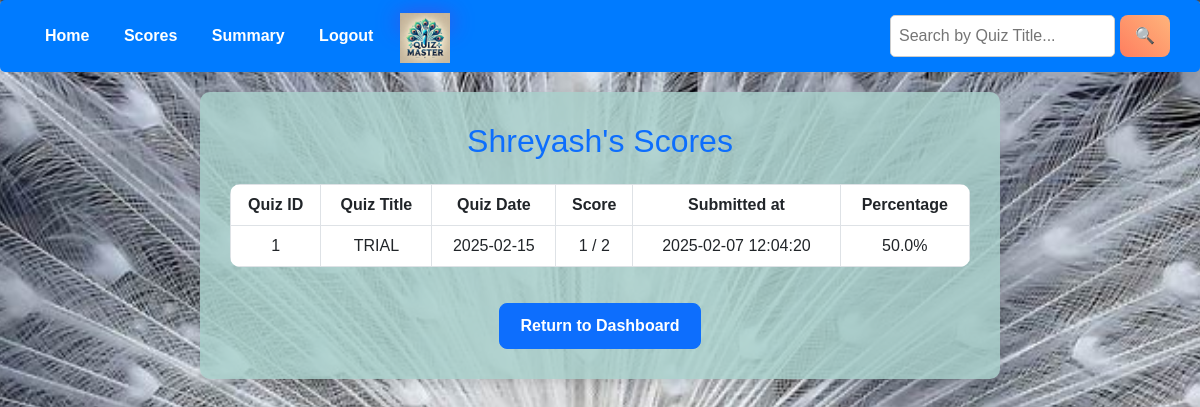
The app's page /scores (signed in), older data.
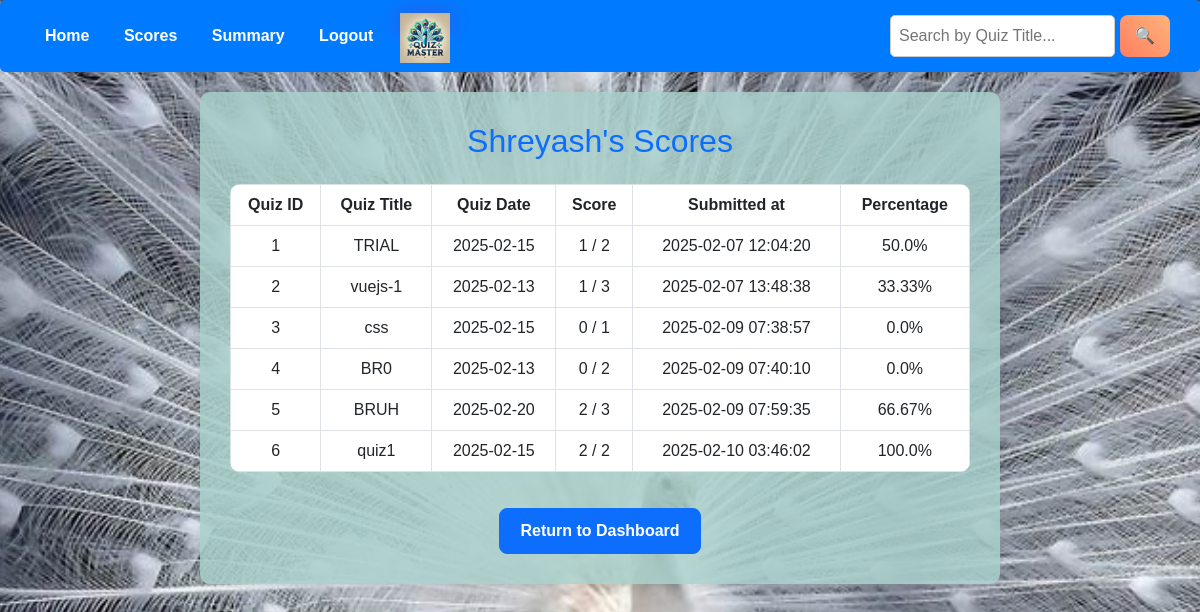
The same page, newer data.
### model/model.py (models this page shows)
class Score(db.Model):
    __tablename__ = "scores"
    id = db.Column(db.Integer, primary_key=True)
    user_id = db.Column(db.Integer, db.ForeignKey("users.id"), nullable=False)
    quiz_id = db.Column(db.Integer, db.ForeignKey("quizzes.id"), nullable=False)
    score = db.Column(db.Integer, nullable=False)
    max_score = db.Column(db.Integer, nullable=False)
    percent = db.Column(db.Float, nullable=False)
    submitted_at = db.Column(db.DateTime, default=datetime)  # New timestamp field
    user = db.relationship("User", back_populates="scores")
    quiz = db.relationship("Quiz")

class Quiz(db.Model):
    __tablename__ = "quizzes"
    id = db.Column(db.Integer, primary_key=True)
    title = db.Column(db.String(100), nullable=False)
    chapter_id = db.Column(db.Integer, db.ForeignKey("chapters.id"), nullable=False)
    date = db.Column(db.Date, nullable=False)
    time = db.Column(db.Time, nullable=False)
    duration = db.Column(db.Integer, nullable=False)
    rules = db.Column(db.String(500), nullable=True)
    chapter = db.relationship("Chapter", back_populates="quizzes")
    questions = db.relationship("Question", back_populates="quiz", cascade="all, delete-orphan")
    scores = db.relationship("Score", back_populates="quiz", cascade="all, delete-orphan")
    user_responses = db.relationship("UserResponse", cascade="all, delete-orphan")

### controllers/controllers.py (the view)
@controllers.route("/scores")
def scores():
    user_id = session.get("user_id")
    user = User.query.get(session['user_id']) #as the user_id changes only when logged out
    search_query = request.args.get("search_quiz", "").strip()  # Get the search term
    print(search_query)
    q = (
        db.session.query(Quiz.id.label("quiz_id"), Quiz.title.label("quiz_title"),Quiz.date.label("quiz_date"), Score.score, Score.max_score, Score.percent, Score.submitted_at)
        .join(Score, Score.quiz_id == Quiz.id)
        .filter(Score.user_id == user_id)
    ) #Limitation : If the quiz is deleted by admin the user can't view their scores
    if search_query:
        q = q.filter(Quiz.title.ilike(f"%{search_query}%"))  # Case-insensitive search
    user_scores = q
    print (user_scores)
    return render_template("scores.html", user_scores=user_scores, user = user , search_query=search_query)

### templates/scores.html (shortened to what this page needs)
<!DOCTYPE html>
<html lang="en">
<head>
    <link href="https://cdn.jsdelivr.net/npm/bootstrap@5.3.0/dist/css/bootstrap.min.css" rel="stylesheet">
</head>
<body>
    <div class="nav-bar">
        <div>
            <a href="{{ url_for('controllers.user_dashboard') }}">Home</a>
            <a href="{{ url_for('controllers.scores') }}">Scores</a>
            <a href="{{ url_for('controllers.user_summary') }}">Summary</a>
            <a href="{{ url_for('controllers.logout_user') }}">Logout</a>
        </div>
        <header class="logo">
            <img src="{{ url_for('static', filename='images/logo.png') }}" alt="Quiz Master Logo" width="50">
        </header>
        <div class="search-container">
            <form method="GET" action="{{ url_for('controllers.scores') }}" style="display: flex; gap: 5px;">
                <input type="text" name="search_quiz" value="{{ search_query }}" placeholder="Search by Quiz Title...">
                <button type="submit">🔍</button>
            </form>
        </div>
    </div>
    <div class="score-container">
        <h2 class="mb-4 text-primary">{{ user.username }}'s Scores</h2>
        <table class="table table-hover table-bordered">
            <thead>
                <tr>
                    <th>Quiz ID</th>
                    <th>Quiz Title</th>
                    <th>Quiz Date</th>
                    <th>Score</th>
                    <th>Submitted at</th>
                    <th>Percentage</th>
                </tr>
            </thead>
            <tbody>
                {% for score in user_scores %}
                <tr>
                    <td>{{ score.quiz_id }}</td>
                    <td>{{ score.quiz_title }}</td>
                    <td>{{ score.quiz_date }}</td>
                    <td>{{ score.score }} / {{ score.max_score }}</td>
                    <td>{{ score.submitted_at.strftime('%Y-%m-%d %H:%M:%S') if score.submitted_at else 'N/A' }}</td>
                    <td>{{ score.percent|round(2) }}%</td>
                </tr>
                {% endfor %}
            </tbody>
        </table>
        <a href="{{ url_for('controllers.user_dashboard') }}" class="btn btn-primary btn-home">Return to Dashboard</a>
    </div>
</body>
</html>

Row changes from the older to the newer data that the page shows:
added Score: quiz_id "2", quiz_title "vuejs-1", quiz_date "2025-02-13", score "1", max_score "3", submitted_at "2025-02-07 13:48:38", percent "33.33"
added Score: quiz_id "3", quiz_title "css", quiz_date "2025-02-15", score "0", max_score "1", submitted_at "2025-02-09 07:38:57", percent "0.0"
added Score: quiz_id "4", quiz_title "BR0", quiz_date "2025-02-13", score "0", max_score "2", submitted_at "2025-02-09 07:40:10", percent "0.0"
added Score: quiz_id "5", quiz_title "BRUH", quiz_date "2025-02-20", score "2", max_score "3", submitted_at "2025-02-09 07:59:35", percent "66.67"
added Score: quiz_id "6", quiz_title "quiz1", quiz_date "2025-02-15", score "2", max_score "2", submitted_at "2025-02-10 03:46:02", percent "100.0"
